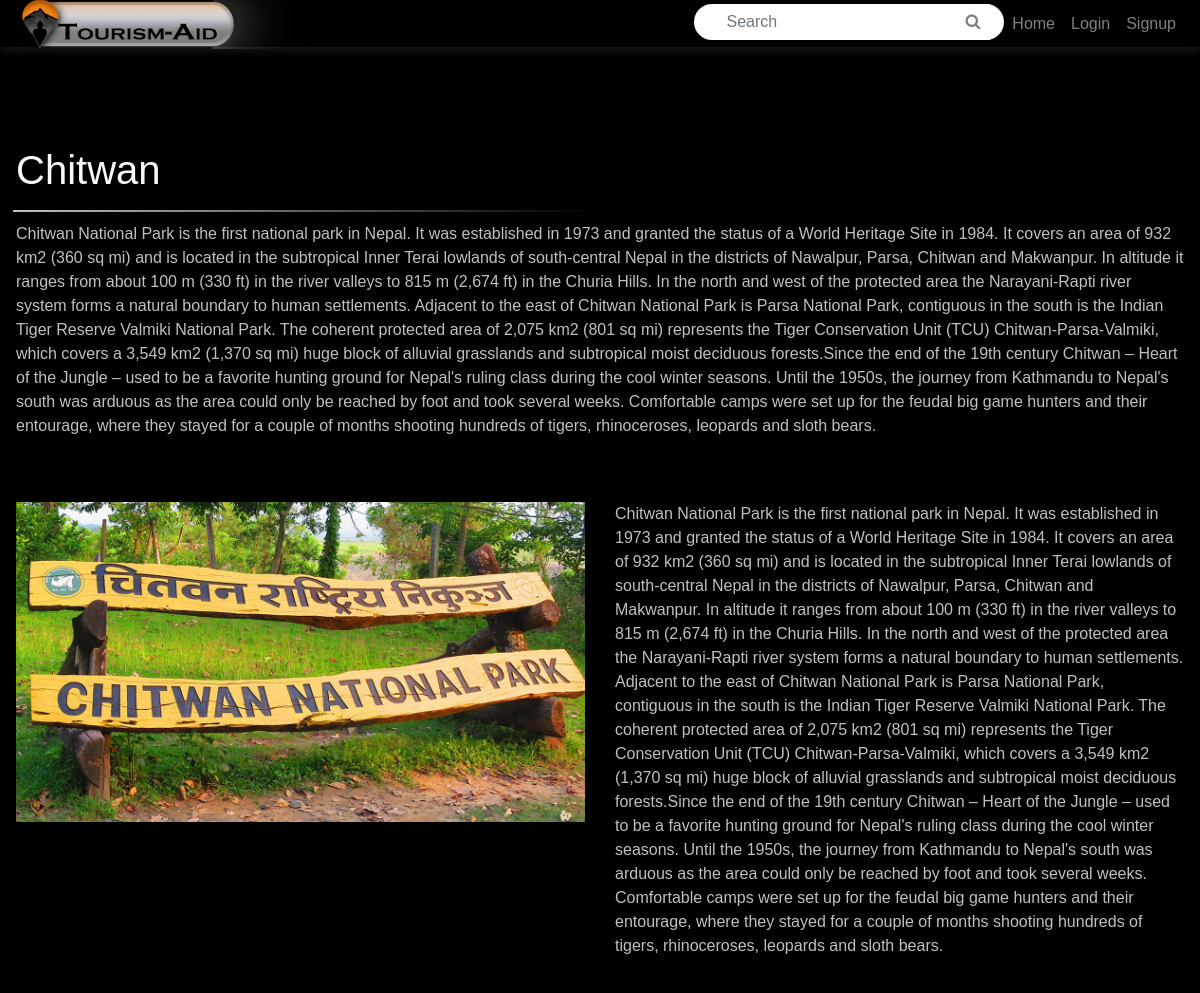
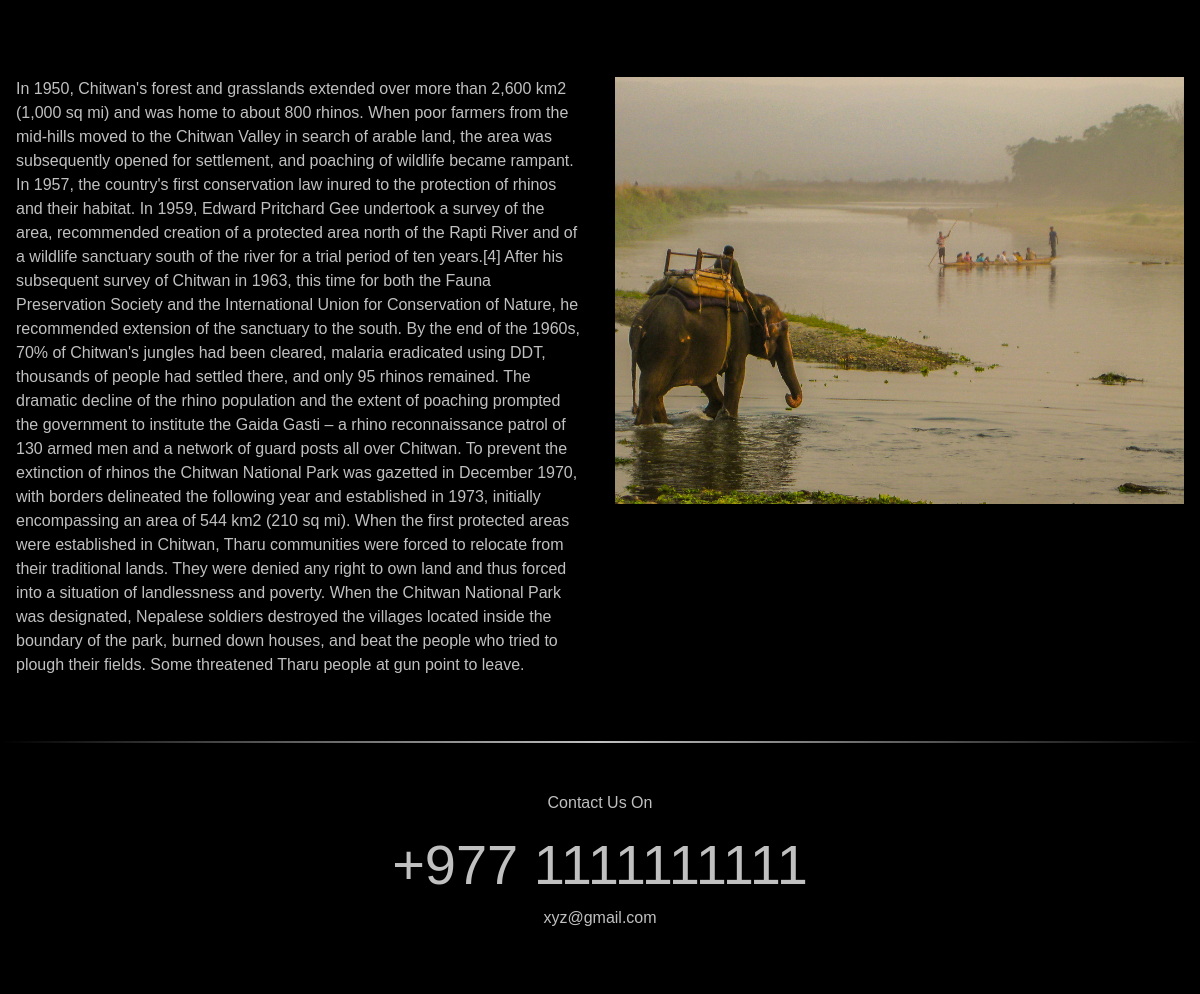
Page /articles/chitwan/ on the committed database (2 pictures, top to bottom).
### articles/models.py (models this page shows, shortened)
class Article(models.Model):
    title= models.CharField(max_length = 100)
    slug = models.SlugField()
    body = models.TextField()
    body1 = models.TextField()
    body2 = models.TextField()
    date = models.DateTimeField(auto_now_add = True)
    thumb = models.ImageField(default = 'default.jpg', blank = True)
    img1 = models.ImageField(default = 'default.jpg', blank = True)
    img2 = models.ImageField(default = 'default.jpg', blank = True)
    tags = MultiSelectField(choices= preference_choices, default=("1","Adventure"))

### articles/views.py (the view)
# urls.py: re_path('(?P<slug>[\w-]+)/$', views.article_detail, name = "detail"),
def article_detail(request, slug):
    article = Article.objects.get(slug=slug)
    return render(request, 'articles/article_detail.html', {'article':article})

### articles/templates/articles/article_detail.html (shortened to what this page needs)
{% extends 'bs_base_layout.html' %}
{% load static %}
{% block content %}
<div class="ml-3  mr-3 article-detail">
	<hr class="w-25 mx-auto pt-5"style="color:white;">
	<h1 class=" mb-3 text-light">{{article.title}}</h1>
	<div  style="background-image: linear-gradient(to right,silver, rgb(0, 0, 0,0) 50%); height: 2px; margin: 10px;margin-left: -3px;">
                </div>
   	<p class="" style="color: silver;">
		 {{article.body}}
  	</p>
		<div class="row mb-5">
          <div class="col-lg-g col-md-6 ">
            <img src="{{article.img1.url}}" class="img-fluid mt-5">
          </div>
          <div class="col-lg-g col-md-6 ">
            <p class="mt-5 "style="color: silver;">
							{{article.body}}
            </p>
          </div>
	   </div>
	    <div class="row mb-5">
	      <div class="col-lg-g col-md-6 ">
	        <p class="mt-5 "style="color: silver;">
						{{article.body1}}
	        </p>
	      </div>
	      <div class="col-lg-g col-md-6 ">
					<img src="{{article.img2.url}}" class="img-fluid mt-5">
	      </div>
	    </div>
</div>
{% endblock %}

### templates/bs_base_layout.html (shortened to what this page needs)
{% load static %}
<!DOCTYPE html>
<html>
<head>
		<link rel="stylesheet" href="{% static 'bootstrap.min.css' %}">
		<link rel="stylesheet" href="https://cdnjs.cloudflare.com/ajax/libs/font-awesome/4.7.0/css/font-awesome.min.css">
</head>
<body style="background-color:rgb(0, 0, 0);">
	{% include 'Navbar.html' %}
	<div class="wrapper">
		{% block content %}
		{% endblock %}
	</div>
	{% include 'Footer.html' %}
</body>
</html>

### templates/Navbar.html (shortened to what this page needs)
{% load static %}
<!DOCTYPE html>
<html>
<head>
    <link rel="stylesheet" href="{% static 'Navbar.css' %}">
		<link rel="stylesheet" href="{% static 'bootstrap.min.css' %}">
		<link rel="stylesheet" href="https://cdnjs.cloudflare.com/ajax/libs/font-awesome/4.7.0/css/font-awesome.min.css">
</head>
<body>
	<header classname="nav">
		<nav class="navbar fixed-top navbar-expand-lg py-0 navbar-dark " style="background-color: #000000; height: 47px; box-shadow: 2px 2px 10px rgb(34, 33, 33);" >
            <a class="navbar-brand" href="{% url 'home' %}">
                <img src="{% static 'logo_big.png'%}" width="300 " height="050" class="d-inline-block align-top" alt="">
                </a>
            <div class="collapse navbar-collapse" id="navbarSupportedContent">
                <ul class="navbar-nav ml-auto">
                    <center>
                <form class="form-inline mx-auto my-2 my-lg-0" style="background-color: white; border-radius: 50px; padding-left: 20px;padding-right: 12px;">
                        <input class="form-control mr-sm-2" type="search" placeholder="Search" aria-label="Search" style="border: none;" >
                <button class="btn btn-outline-secondary  my-2 my-sm-0" type="submit" style="border: none; background-color: white; color: gray; "> <i class="fa fa-search"></i></button>
                </form>
                </center>
                    <li class="nav-item ">
                    <a class="nav-link" href="{% url 'articles' %}">Home<span class="sr-only">(current)</span></a>
                </li>
                {% if user.is_authenticated %}
                    <li class="nav-item">
                            <a class="nav-link" href="#">{{ user.username }}</a>
                    </li>
                    <li class="nav-item">
                        <form class="logout-link" action="{% url 'accounts:logout' %}" method="post">
                            {% csrf_token %}
                            <center><button type="submit" class="text-da btn btn-outline-danger my-2 my-sm-0" style="background:none; cursor:pointer; border:0;">Log out</button></center>
                        </form>
                    </li>
                {% else %}
                    <li class="nav-item">
                        <a class="nav-link" href="{% url 'accounts:login' %}">Login</a>
                    </li>
                    <li class="nav-item">
                        <a class="nav-link" href="{% url 'accounts:signup' %}">Signup</a>
                    </li>
                {% endif %}
                </ul>
            </div>
        </nav>
    </header>
</body>
</html>

### templates/Footer.html (shortened to what this page needs)
{% load static %}
<!DOCTYPE html>
<html>
<head>
		<link rel="stylesheet" href="{% static 'bootstrap.min.css' %}">
		<link rel="stylesheet" href="https://cdnjs.cloudflare.com/ajax/libs/font-awesome/4.7.0/css/font-awesome.min.css">
</head>
<body>
    <div  style="background-image: linear-gradient(to right, rgb(0, 0, 0,0),silver, rgb(0, 0, 0,0)); height: 2px;">
      </div>
	<section class="fixed-bot t" style="background-color: #000000;color: silver;" >
	  <article class="py-5 text-center">
	    <div>
	        <p>Contact Us On</p>
	        <h3 class="display-4 ">+977 1111111111</h3>
			<p>xyz@gmail.com</p>
	    </div>
	  </article>
	</section>
</body>
</html>

### assets/Navbar.css (style rules this page uses)
nav { color: black; height: 47px; }

### templates/bs_base_layout.html (style rules this page uses)
* { margin: 0; padding: 0; font-family: 'Josefin Sans', sans-serif; }

### templates/Navbar.html (style rules this page uses)
* { margin: 0; padding: 0; font-family: 'Josefin Sans', sans-serif; }

### templates/Footer.html (style rules this page uses)
* { margin: 0; padding: 0; font-family: 'Josefin Sans', sans-serif; }

### rows in the picture
Article: title "Chitwan", body "Chitwan National Park is the first national park in Nepal. It was established in 1973 and granted the status of a World Heritage Site in 1984. It covers an area of 932 km2 (360 sq mi) and is located in the subtropical Inner Terai lowlands of south-central Nepal in the districts of Nawalpur, Parsa, Chitwan and Makwanpur. In altitude it ranges from about 100 m (330 ft) in the river valleys to 815 m (2,674 ft) in the Churia Hills. In the north and west of the protected area the Narayani-Rapti river system forms a natural boundary to human settlements. Adjacent to the east of Chitwan National Park is Parsa National Park, contiguous in the south is the Indian Tiger Reserve Valmiki National Park.…", img1 (picture), body1 "In 1950, Chitwan's forest and grasslands extended over more than 2,600 km2 (1,000 sq mi) and was home to about 800 rhinos. When poor farmers from the mid-hills moved to the Chitwan Valley in search of arable land, the area was subsequently opened for settlement, and poaching of wildlife became rampant. In 1957, the country's first conservation law inured to the protection of rhinos and their habitat. In 1959, Edward Pritchard Gee undertook a survey of the area, recommended creation of a protected area north of the Rapti River and of a wildlife sanctuary south of the river for a trial period of ten years.[4] After his subsequent survey of Chitwan in 1963, this time for both the Fauna…", img2 (picture)
